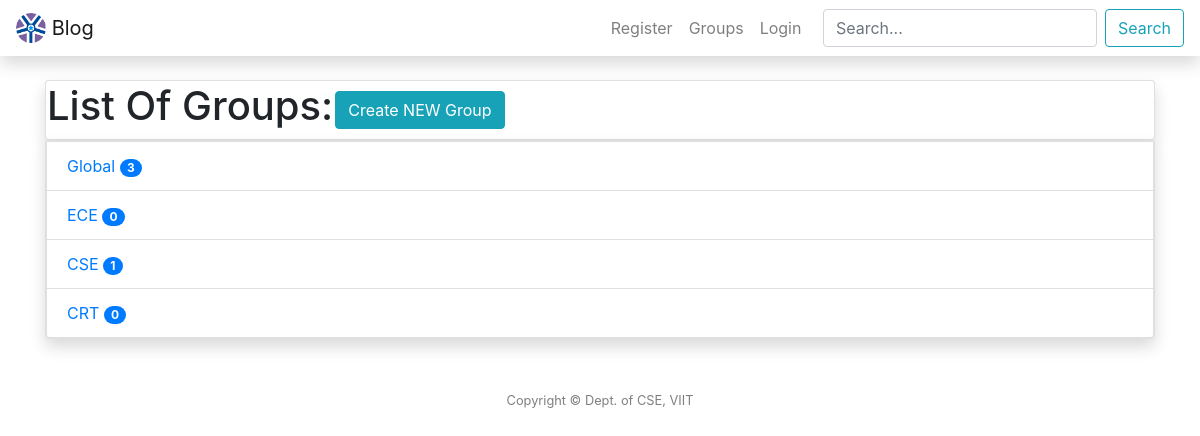
The app's page /groups/ with its own data.
### groups/models.py (models this page shows, shortened)
class Com(models.Model):
	name = models.CharField(max_length = 100, primary_key=True)
	discripton = models.TextField(default="Test")
	user = models.ForeignKey(User, on_delete = models.CASCADE)
	count = models.IntegerField(default=0)
	def __str__(self):
		return self.name

### groups/views.py (the view)
# urls.py: path('groups/',GroupListView.as_view() , name = 'groups'),
class GroupListView(ListView):
	model = Com
	template_name = 'groups/groups.html'
	context_object_name = 'group'
	ordering = ['-name']

### templates/groups/groups.html (shortened to what this page needs)
{% extends "post/header.html"%} {% block title %}Groups{% endblock %} {% block content %}
<div class="container">
<table class="card shadow portfolio">
    <tr>
        <td>
            <h1> List Of Groups:</h1>
        </td>
        <td>
            <a type="button" href="{%url 'group-create'%}" class="btn btn-info">Create NEW Group</a>
        </td>
    </tr>
</table>
<ul class="list-group card shadow portfolio">
    {% for g in group %}
                <a href="{% url 'groups' %}{{ g.name }}">
                <li class="list-group-item d-flex justify-content-between align-items-center">
                    {{g}}
                    <span class="badge badge-primary badge-pill">{{ g.count }}</span>
                    </a>
				{% endfor %}
    		</ul>
{% endblock content %}

### records on screen
Com: name "Global", count "3"
Com: name "ECE", count "0"
Com: name "CSE", count "1"
Com: name "CRT", count "0"
